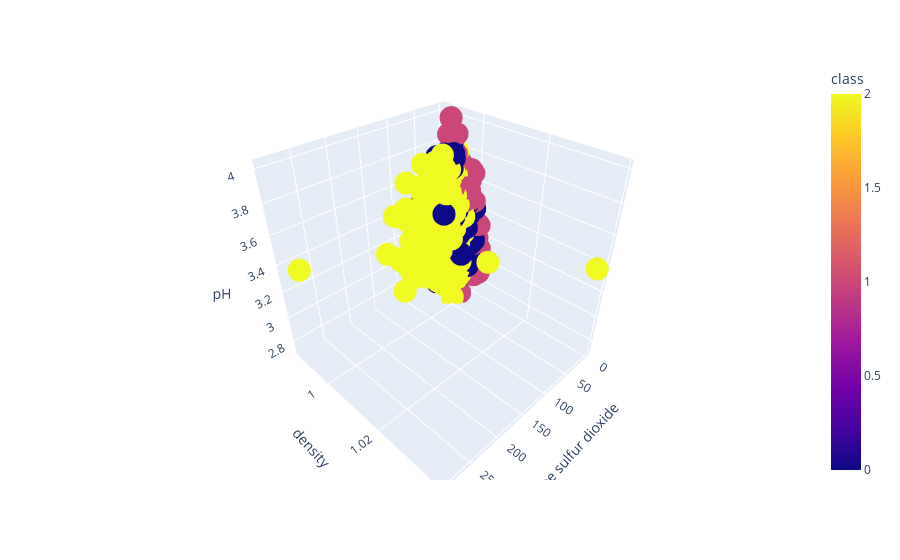

Notebook code for this chart:
### Code cell
# Create a 3D scatter plot to visualize our clustering 
# usings `total sulfur dioxide` and any two other features

px.scatter_3d(wine_df,x="free sulfur dioxide",y="density",z="pH",color="class")

### Figure 1 — Plotly figure (JSON) as saved in the notebook; plotly's stock layout.template omitted (floating-point values rounded to 4 significant figures; data arrays with more than 128 entries replaced by an {"elided": "..."} marker saying what was removed)
{"data": [{"hovertemplate": "free sulfur dioxide=%{x}<br>density=%{y}<br>pH=%{z}<br>class=%{marker.color}<extra></extra>", "legendgroup": "", "marker": {"color": {"elided": "6497 int values"}, "coloraxis": "coloraxis", "symbol": "circle"}, "mode": "markers", "name": "", "scene": "scene", "showlegend": false, "type": "scatter3d", "x": {"elided": "6497 float values"}, "y": {"elided": "6497 float values"}, "z": {"elided": "6497 float values"}}], "layout": {"coloraxis": {"colorbar": {"title": {"text": "class"}}, "colorscale": [[0, "#0d0887"], [0.1111, "#46039f"], [0.2222, "#7201a8"], [0.3333, "#9c179e"], [0.4444, "#bd3786"], [0.5556, "#d8576b"], [0.6667, "#ed7953"], [0.7778, "#fb9f3a"], [0.8889, "#fdca26"], [1, "#f0f921"]]}, "legend": {"tracegroupgap": 0}, "margin": {"t": 60}, "scene": {"domain": {"x": [0, 1], "y": [0, 1]}, "xaxis": {"title": {"text": "free sulfur dioxide"}}, "yaxis": {"title": {"text": "density"}}, "zaxis": {"title": {"text": "pH"}}}}}
